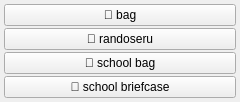
<?xml version="1.0" encoding="UTF-8"?>
<ui version="4.0">
 <class>clothes_bag_menu</class>
 <widget class="QWidget" name="clothes_bag_menu">
  <property name="geometry">
   <rect><x>0</x><y>0</y><width>240</width><height>60</height></rect>
  </property>
  <layout class="QGridLayout" name="grid">
   <property name="leftMargin"><number>4</number></property>
   <property name="topMargin"><number>4</number></property>
   <property name="rightMargin"><number>4</number></property>
   <property name="bottomMargin"><number>4</number></property>
   <property name="horizontalSpacing"><number>2</number></property>
   <property name="verticalSpacing"><number>2</number></property>
   <item row="0" column="0">
    <widget class="QPushButton" name="chk_bag">
     <property name="checkable"><bool>true</bool></property>
     <property name="text"><string>🎒 bag</string></property>
     <property name="tags" stdset="0"><string>bag</string></property>
     <property name="group" stdset="0"><string>bag</string></property>
    </widget>
   </item>
   <item row="1" column="0">
    <widget class="QPushButton" name="chk_randoseru">
     <property name="checkable"><bool>true</bool></property>
     <property name="text"><string>🎒 randoseru</string></property>
     <property name="tags" stdset="0"><string>randoseru</string></property>
     <property name="group" stdset="0"><string>bag</string></property>
    </widget>
   </item>
   <item row="2" column="0">
    <widget class="QPushButton" name="chk_school_bag">
     <property name="checkable"><bool>true</bool></property>
     <property name="text"><string>🎒 school bag</string></property>
     <property name="tags" stdset="0"><string>school bag</string></property>
     <property name="group" stdset="0"><string>bag</string></property>
    </widget>
   </item>
   <item row="3" column="0">
    <widget class="QPushButton" name="chk_school_briefcase">
     <property name="checkable"><bool>true</bool></property>
     <property name="text"><string>💼 school briefcase</string></property>
     <property name="tags" stdset="0"><string>school briefcase</string></property>
     <property name="group" stdset="0"><string>bag</string></property>
    </widget>
   </item>
  </layout>
 </widget>
 <resources/>
 <connections/>
</ui>
